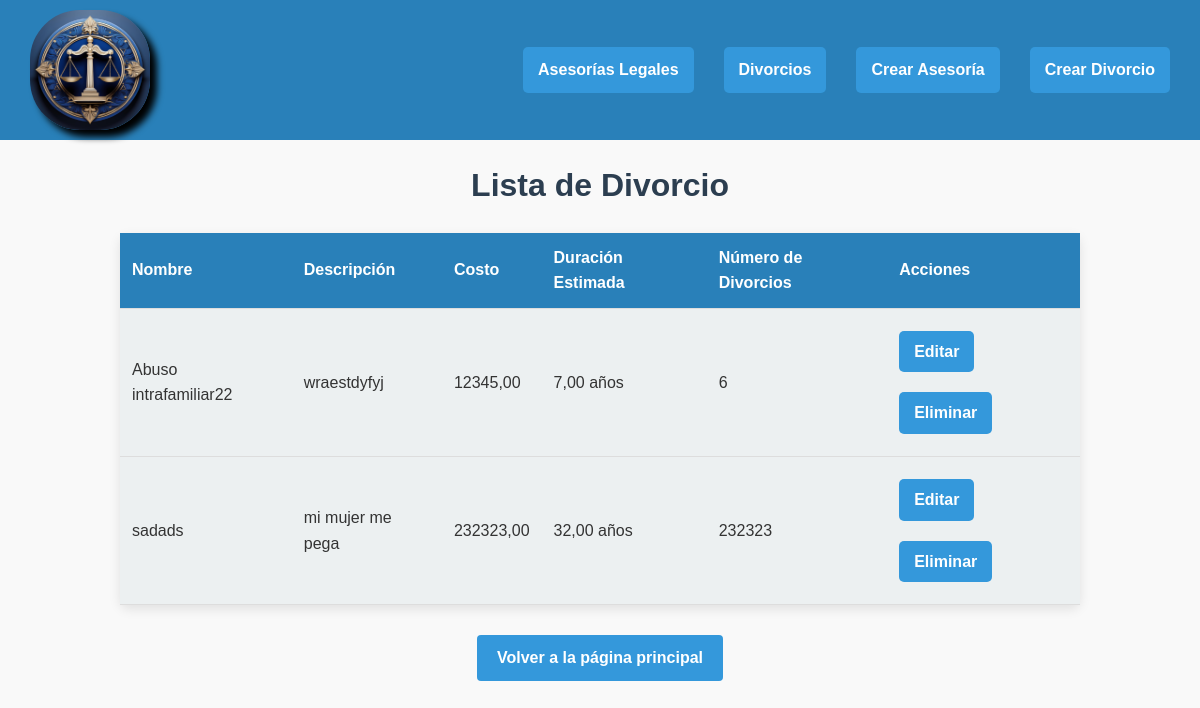
/divorcio/lista_servicios/, run on the app's committed database.
### products/models.py (models this page shows, shortened)
class ServicioLegal(models.Model):
    _nombre_servicio = models.CharField(  # Privatizado
        max_length=255,
        unique=True,
        db_column='nombre_servicio',
    )
    _descripcion = models.CharField(  # Privatizado
        max_length=255,
        db_column='descripcion',
    )
    _costo = models.DecimalField(  # Privatizado
        max_digits=10,
        decimal_places=2,
        db_column='costo',
    )
    def get_nombre_servicio(self):
        return self._nombre_servicio
    def get_descripcion(self):
        return self._descripcion
    def get_costo(self):
        return self._costo
    class Meta:
        abstract = False
        verbose_name = "Servicio Legal"
        verbose_name_plural = "Servicios Legales"

class Divorcio(ServicioLegal):
    _num_divorcios = models.IntegerField(  # Privatizado
        db_column='num_divorcios',
    )
    _duracion_estimada = models.DecimalField(  # Privatizado
        max_digits=5,
        decimal_places=2,
        db_column='duracion_estimada',
    )
    def get_num_divorcios(self):
        return self._num_divorcios
    def get_duracion_estimada(self):
        return self._duracion_estimada
    class Meta:
        verbose_name = "Servicio de Divorcio"
        verbose_name_plural = "Servicios de Divorcio"

### products/views.py (the view)
# urls.py: path('<str:tipo>/lista_servicios/', views._lista_servicios, name='lista_servicios'),
def _lista_servicios(request, tipo):
    if tipo == 'divorcio':
        servicios = Divorcio.objects.all()
    elif tipo == 'asesoria':
        servicios = AsesoriaLegal.objects.all()
    else:
        servicios = []
    detalles_servicios = [_mostrar_info_servicio(servicio) for servicio in servicios]
    return render(request, 'lista_servicios.html', {'tipo': tipo, 'servicios': servicios, 'detalles': detalles_servicios})

### products/views.py (called while the page is built)
def _mostrar_info_servicio(servicio):
    if isinstance(servicio, Divorcio):
        return (f"Nombre: {servicio._nombre_servicio}, Descripción: {servicio._descripcion}, "
                f"Costo: {servicio._costo}, Número de Divorcios: {servicio._num_divorcios}, "
                f"Duración Estimada: {servicio._duracion_estimada} años, ")
    elif isinstance(servicio, AsesoriaLegal):
        return (f"Nombre: {servicio._nombre_servicio}, Descripción: {servicio._descripcion}, "
                f"Costo: {servicio._costo}, Especialidad: {servicio._especialidad},")
    else:
        return "Información no disponible"

### templates/lista_servicios.html (shortened to what this page needs)
{% load static %}
<!DOCTYPE html>
<html lang="es">
<head>
</head>
<body>
<header>
    <img src="{% static 'logo.jpeg' %}" alt="Logo">
    <nav>
        <a href="{% url 'lista_asesoria' tipo='asesoria' %}">Asesorías Legales</a>
        <a href="{% url 'lista_servicios' tipo='divorcio' %}">Divorcios</a>
        <a href="{% url 'crear_servicio' tipo='asesoria' %}">Crear Asesoría</a>
        <a href="{% url 'crear_servicio' tipo='divorcio' %}">Crear Divorcio</a>
    </nav>
</header>
<h1>Lista de {{ tipo|capfirst }}</h1>
<table>
    <thead>
        <tr>
            {% if tipo == 'asesoria' %}
                <th>Nombre</th>
                <th>Descripción</th>
                <th>Costo</th>
                <th>Número de Asesorías</th>
                <th>Especialidad</th>
            {% elif tipo == 'divorcio' %}
                <th>Nombre</th>
                <th>Descripción</th>
                <th>Costo</th>
                <th>Duración Estimada</th>
                <th>Número de Divorcios</th>
            {% endif %}
            <th>Acciones</th>
        </tr>
    </thead>
    <tbody>
        {% if tipo == 'asesoria' %}
            {% for servicio in asesorias %}
                <tr>
                    <td>{{ servicio.get_nombre_servicio }}</td>
                    <td>{{ servicio.get_descripcion }}</td>
                    <td>{{ servicio.get_costo }}</td>
                    <td>{{ servicio.get_num_asesorias }}</td>
                    <td>{{ servicio.get_especialidad|default:"No disponible" }}</td>
                    <td class="actions">
                        <a href="{% url 'editar_servicio' tipo=tipo pk=servicio.pk %}">Editar</a>
                        <a href="{% url 'eliminar_servicio' pk=servicio.pk %}">Eliminar</a>
                    </td>
                </tr>
            {% empty %}
                <tr>
                    <td colspan="6" style="text-align: center;">No hay asesorías disponibles</td>
                </tr>
            {% endfor %}
        {% elif tipo == 'divorcio' %}
            {% for servicio in servicios %}
                <tr>
                    <td>{{ servicio.get_nombre_servicio }}</td>
                    <td>{{ servicio.get_descripcion }}</td>
                    <td>{{ servicio.get_costo }}</td>
                    <td>{{ servicio.get_duracion_estimada }} años</td>
                    <td>{{ servicio.get_num_divorcios }}</td>
                    <td class="actions">
                        <a href="{% url 'editar_servicio' tipo=tipo pk=servicio.pk %}">Editar</a>
                        <a href="{% url 'eliminar_servicio' pk=servicio.pk %}">Eliminar</a>
                    </td>
                </tr>
            {% empty %}
                <tr>
                    <td colspan="6" style="text-align: center;">No hay divorcios disponibles</td>
                </tr>
            {% endfor %}
        {% endif %}
    </tbody>
</table>
<div class="button-container">
    <a href="{% url 'home' %}">Volver a la página principal</a>
</div>
</body>
</html>

### templates/lista_servicios.html (style rules this page uses)
body { font-family: Arial, sans-serif; background-color: #f9f9f9; color: #333; margin: 0; padding: 0; box-sizing: border-box; line-height: 1.6; }
header { background-color: #2980b9; padding: 10px 30px; color: white; display: flex; justify-content: space-between; align-items: center; position: relative; }
header img { height: 120px; width: 120px; border-radius: 50px; box-shadow: black 7px 7px 7px; }
nav { display: flex; gap: 30px; }
nav a { color: white; text-decoration: none; font-weight: bold; padding: 10px 15px; border-radius: 5px; transition: background-color 0.3s ease; }
h1 { font-size: 32px; color: #2c3e50; margin-top: 20px; text-align: center; }
a { text-decoration: none; background-color: #3498db; color: #fff; padding: 10px 20px; border-radius: 4px; font-weight: bold; display: inline-block; margin: 10px 0; text-align: center; transition: background-color 0.3s ease; }
table { width: 80%; margin: 20px auto; border-collapse: collapse; background-color: #fff; border-radius: 8px; box-shadow: 0 4px 12px rgba(0, 0, 0, 0.1); }
th, td { padding: 12px; text-align: left; border-bottom: 1px solid #ddd; }
th { background-color: #2980b9; color: white; }
td { background-color: #ecf0f1; }
.actions a { padding: 8px 15px; border-radius: 5px; background-color: #3498db; color: #fff; text-decoration: none; transition: background-color 0.3s ease; }
.button-container { text-align: center; }

### data on the page
Divorcio: get_nombre_servicio "Abuso intrafamiliar22", get_descripcion "wraestdyfyj", get_costo "12345,00", get_duracion_estimada "7,00", get_num_divorcios "6"
Divorcio: get_nombre_servicio "sadads", get_descripcion "mi mujer me pega", get_costo "232323,00", get_duracion_estimada "32,00", get_num_divorcios "232323"

### other printed values
{{ tipo|capfirst }} "Divorcio"
